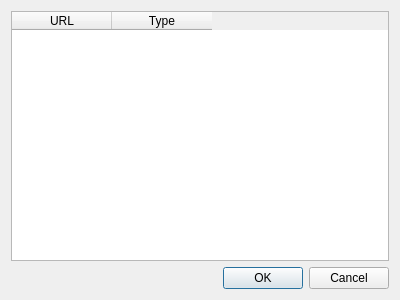
<?xml version="1.0" encoding="UTF-8"?>
<ui version="4.0">
 <class>ResourcesWidget</class>
 <widget class="QWidget" name="ResourcesWidget">
  <property name="geometry">
   <rect>
    <x>0</x>
    <y>0</y>
    <width>400</width>
    <height>300</height>
   </rect>
  </property>
  <property name="windowTitle">
   <string>Form</string>
  </property>
  <layout class="QGridLayout" name="gridLayout">
   <item row="0" column="0">
    <widget class="QTableWidget" name="tableWidget">
     <column>
      <property name="text">
       <string>URL</string>
      </property>
     </column>
     <column>
      <property name="text">
       <string>Type</string>
      </property>
     </column>
    </widget>
   </item>
   <item row="1" column="0">
    <widget class="QDialogButtonBox" name="buttonBox">
     <property name="standardButtons">
      <set>QDialogButtonBox::Cancel|QDialogButtonBox::Ok</set>
     </property>
    </widget>
   </item>
  </layout>
 </widget>
 <resources/>
 <connections/>
</ui>
